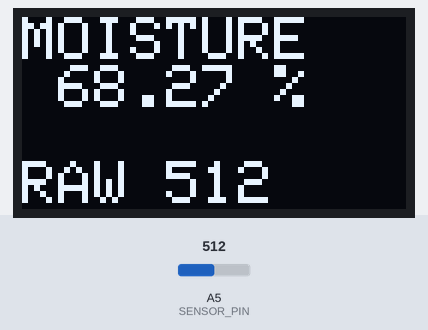
Bench run of a sketch on a simulated Arduino Uno, built with avr-gcc and run on an emulated ATmega328P. On the bench: 128×64 one-colour display. The test bench sets the inputs (shaded band); at power-on: A5 (SENSOR_PIN) = 512.

Above: at 1.7 s.
1.8 s: A5 (SENSOR_PIN) set to 716
At 2.7 s:
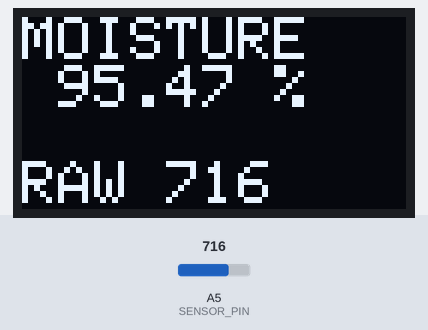
3.4 s: A5 (SENSOR_PIN) set to 760
At 4.5 s:
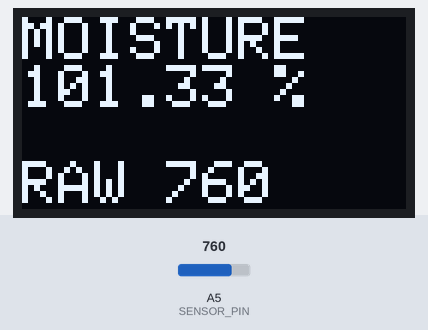
5.0 s: A5 (SENSOR_PIN) set to 740
At 6.2 s:
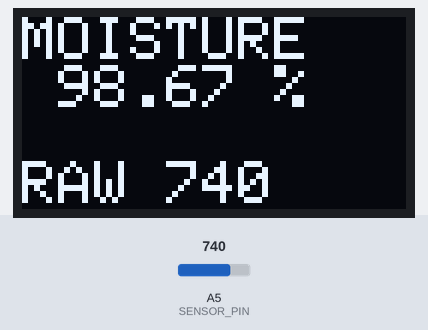
Timing chart, 0 to 8.0 s (numbered marks = the images above; inputs shaded):
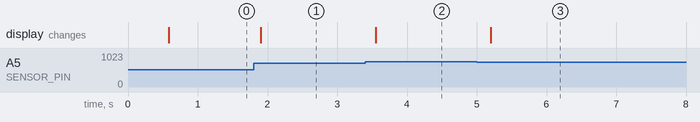

The sketch:

moisture_sensor_nano.ino
```cpp
#include <Adafruit_SH110X.h>
#include <splash.h>

#include <SPI.h>
#include <Wire.h>

#define SCREEN_WIDTH 128 // px
#define SCREEN_HEIGHT 64

// SSD1306 display, using SPI
#define OLED_MOSI   10 // soldered these the wrong way around lol
#define OLED_CLK   9 // soldered these the wrong way around lol
#define OLED_DC    11
#define OLED_CS    12
#define OLED_RESET 13

// Soil moisture sensor connected to analog pin A5
#define SENSOR_PIN A5

#define MIN_SENS_VAL 0
#define MAX_SENS_VAL 750


// create display
Adafruit_SH1106G display = Adafruit_SH1106G(128, 64,OLED_MOSI, OLED_CLK, OLED_DC, OLED_RESET, OLED_CS);

void setup() {
// important stuff
Serial.begin(9600);
display.begin(0, true);
// say hi to wade
display.clearDisplay();
display.setTextSize(3);
display.setCursor(0, 0);
display.setTextColor(SH110X_WHITE);
display.println("HI WADE");
display.display();
delay(500);
}

void loop() {
  int sensorValue = analogRead(SENSOR_PIN);
  printMoistureToScreen(sensorValue);
  delay(300);
}

void printMoistureToScreen(int sensorVal){
// output to serial console debug
// Serial.println(wetPct, 2);

// calculate moisture val
float wetPct = ((float)sensorVal / MAX_SENS_VAL) * 100.0f;

// print the moisture to the screen
display.clearDisplay();
display.setTextSize(2);
display.setCursor(0, 0);
display.setTextColor(SH110X_WHITE);
display.println("MOISTURE");
// space-pad the % value
if (wetPct < 10) {
  display.print("  ");
} else if (wetPct < 100) {
  display.print(" ");
}
display.print(wetPct, 2);
display.print(" %\n\n");
// also print the raw sensor output value
display.print("RAW ");
display.print(sensorVal);
display.display();
}
```

Measured:
- after the input at 1.8 s, the display: changes after 0.11 s (image 1)
- after the input at 3.4 s, the display: changes after 0.15 s (image 2)
- after the input at 5.0 s, the display: changes after 0.20 s (image 3)
